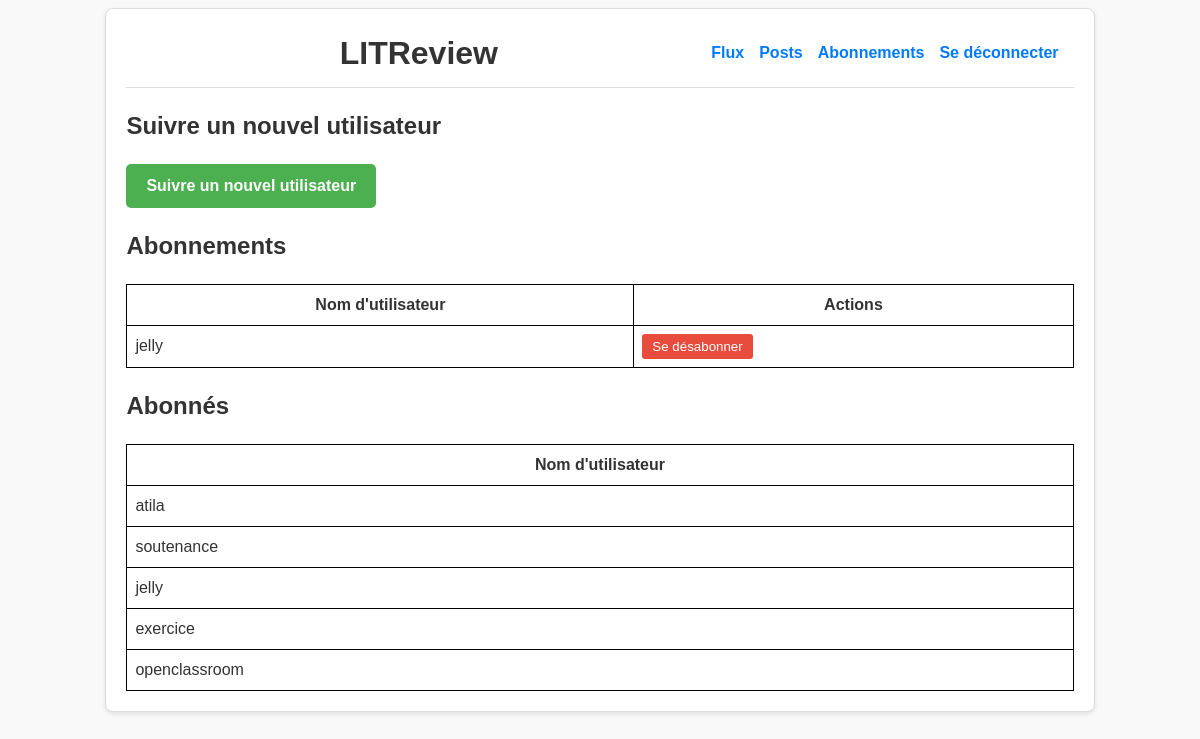
Screenshot of /user-followed/ (signed in) with the database file from the repository.
### review/models.py (models this page shows, shortened)
class UserFollows(models.Model):
    user = models.ForeignKey(User, on_delete=models.CASCADE, related_name="following")
    followed_user = models.ForeignKey(
        User, on_delete=models.CASCADE, related_name="followers"
    )
    class Meta:
        unique_together = ("user", "followed_user")

### authentification/models.py (models this page shows)
class User(AbstractUser):
    REVIEW_CREATOR = "CREATOR"
    SUBSCRIBER = "SUBSCRIBER"
    ROLE_CHOICES = (
        (REVIEW_CREATOR, "créateur de review"),
        (SUBSCRIBER, "abonné"),
    )
    role = models.CharField(
        max_length=30, choices=ROLE_CHOICES, verbose_name="rôle", default=REVIEW_CREATOR
    )
    follows = models.ManyToManyField(
        "self",
        limit_choices_to={"role": REVIEW_CREATOR},
        symmetrical=False,
        verbose_name="follow",
    )
    pass

### review/views.py (the view)
# urls.py: path("user-followed/", review.views.user_followed_list, name="user_followed_list"),
def user_followed_list(request):
    user = request.user
    users_followed = UserFollows.objects.filter(user=user)
    followers = UserFollows.objects.filter(followed_user=user)
    return render(
        request,
        "review/user_followed_list.html",
        {
            "users_followed": users_followed,
            "followers": followers,
        },
    )

### review/templates/review/user_followed_list.html (shortened to what this page needs)
{% extends 'base.html' %}
{% block content %}
<h2>Suivre un nouvel utilisateur</h2>
<a href="{% url 'user_followed_create' %}" style="
    display: inline-block;
    padding: 10px 20px;
    background-color: #4CAF50;
    color: white;
    text-align: center;
    border-radius: 5px;
    text-decoration: none;
    font-weight: bold;">
    Suivre un nouvel utilisateur
</a>
<h2>Abonnements</h2>
<table style="width:100%; border-collapse: collapse;">
    <tr>
        <th style="border: 1px solid black; padding: 8px;">Nom d'utilisateur</th>
        <th style="border: 1px solid black; padding: 8px;">Actions</th>
    </tr>
    {% for user_followed in users_followed %}
    <tr>
        <td style="border: 1px solid black; padding: 8px;">{{ user_followed.followed_user.username }}</td>
        <td style="border: 1px solid black; padding: 8px;">
            <form action="{% url 'user_followed_delete' user_followed.id %}" method="post" style="display: inline;">
                <button type="submit" style="
                    padding: 5px 10px;
                    background-color: #e74c3c;
                    color: white;
                    border: none;
                    border-radius: 3px;
                    cursor: pointer;">
                    Se désabonner
                </button>
            </form>
        </td>
    </tr>
    {% endfor %}
</table>
<h2>Abonnés</h2>
<table style="width:100%; border-collapse: collapse;">
    <tr>
        <th style="border: 1px solid black; padding: 8px;">Nom d'utilisateur</th>
    </tr>
    {% for follower in followers %}
    <tr>
        <td style="border: 1px solid black; padding: 8px;">{{ follower.user.username }}</td>
    </tr>
    {% endfor %}
</table>
{% endblock %}

### litrevu/templates/base.html (style rules this page uses)
body { font-family: Arial, sans-serif; line-height: 1.5; background-color: #f9f9f9; color: #333; }
a { outline: none; }

### rows the page displays
UserFollows: followed_user.username "jelly"
UserFollows: user.username "atila"
UserFollows: user.username "soutenance"
UserFollows: user.username "jelly"
UserFollows: user.username "exercice"
UserFollows: user.username "openclassroom"
